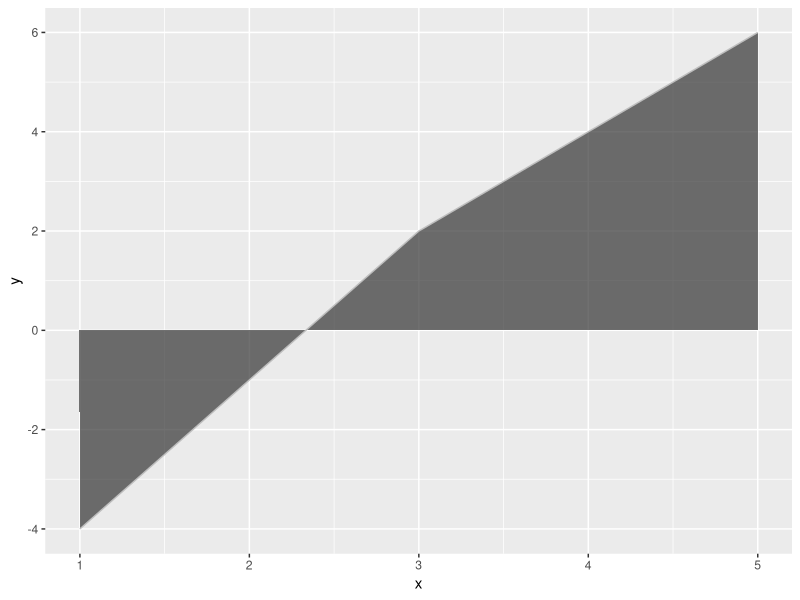
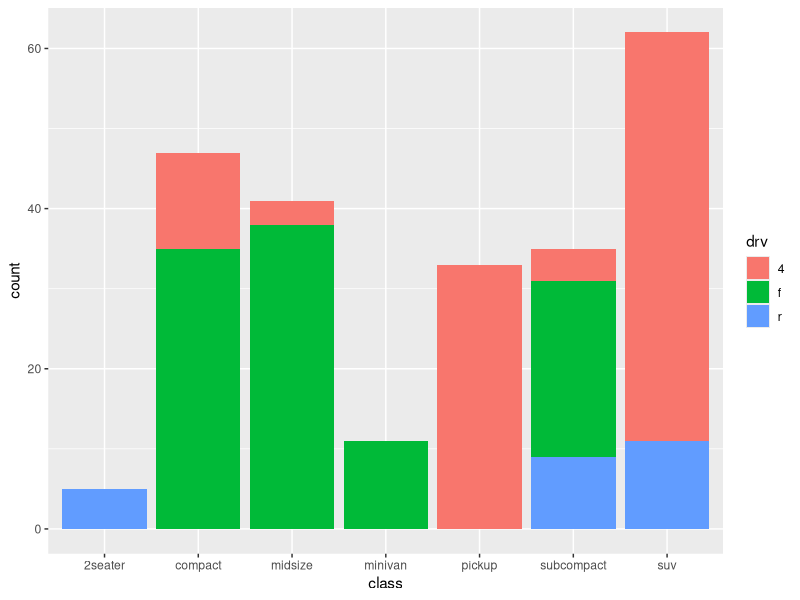
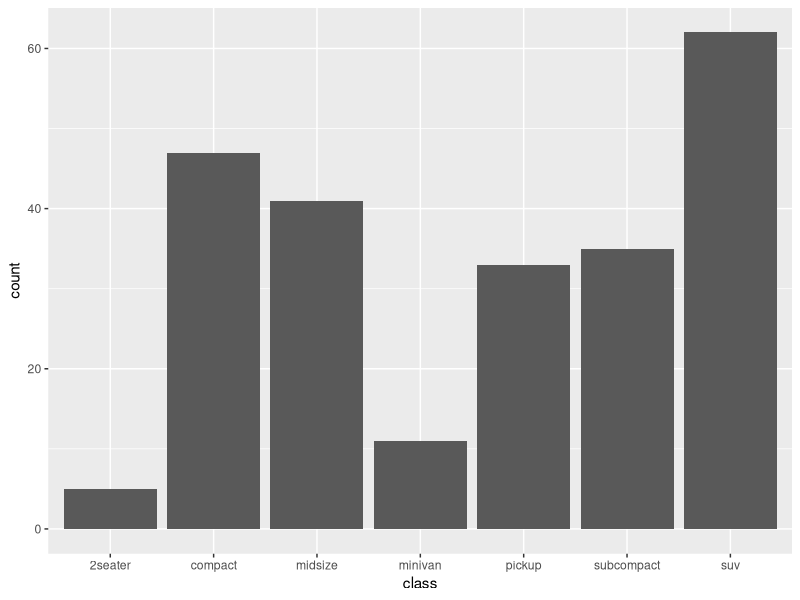
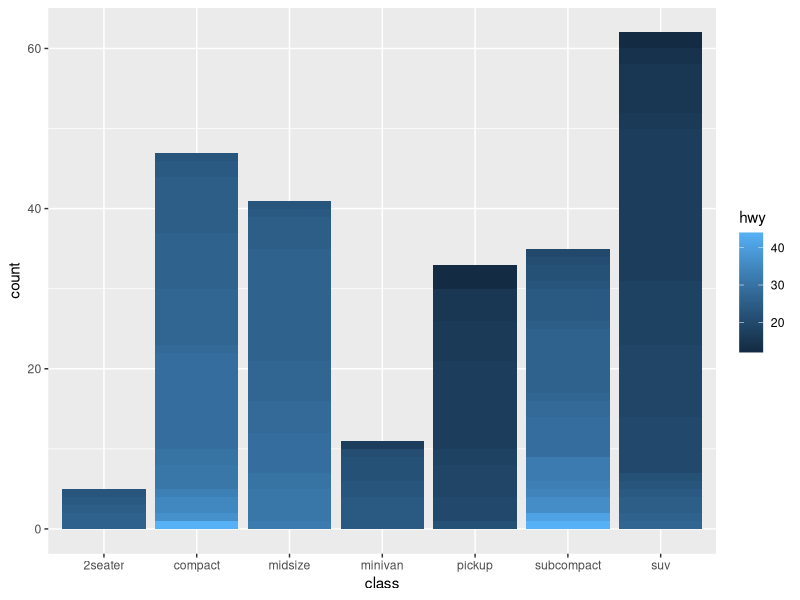
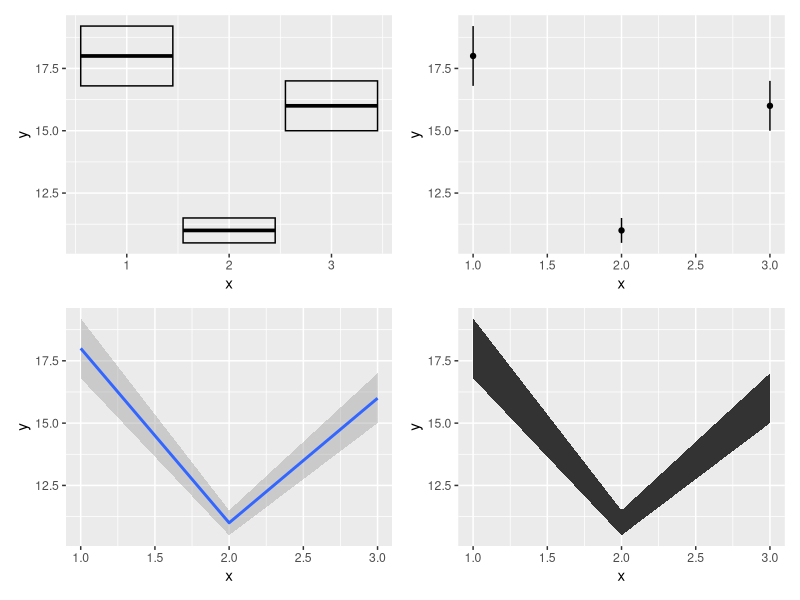

Recreate these plots in R, in order.
## ---- chunk 1
#| include: false
knitr::opts_chunk$set(
  results = "markup",
  collapse = TRUE,
  comment = ""
)
## ---- chunk 2
#| include: false
## library to inspect objects
library(tibble)
library(purrr)
library(rlang)
library(ggplot2)
library(scales)
library(dplyr)
library(patchwork)
## ---- chunk 3
df <- data.frame(
  x = c(3 ,1, 5),
  y = c(2,-4,6),
  label = c("a", "b", "c")
)

df |>
  ggplot(aes(x, y, label = label)) +
  geom_area(color = "gray", alpha = 0.7)

## ---- chunk 4
df <- data.frame(x = 1:3, y = 11:13, color = c(1,3,5))

xgrid <- with(df , seq(min(x), max(x), length.out = 10))
xgrid

approx(df$x, df$y, xout = xgrid)
## ---- chunk 5
# drv is character therefore treated equivalently to factor.
# Here, drv is also a group asthetic. So, for the finest grain grouping the values of fill aesthetic is the same. 
# Hence, they have the same color.
mpg |>
  ggplot(aes(class, fill = drv)) +
  geom_bar()

# Here, the latest grouping is `class`. For each group in class, there are multiple fill colors, so ggplot ignores individual
# color mappings altogether and gives a default gray color to all.
mpg |>
  ggplot(aes(class, fill = hwy )) + 
  geom_bar()

# Need to explicitly mention group aesthetic for continuous fill aesthetics.
mpg |>
  ggplot(aes(class, fill = hwy, group = hwy)) +
  geom_bar()

## ---- chunk 6
df <- data.frame(x = 1:3, y = c(18, 11, 16), se = c(1.2, 0.5, 1.0))
cb <- df |> ggplot(aes(x, y, ymin = y - se, ymax = y + se)) + geom_crossbar()
lr <- df |> ggplot(aes(x, y, ymin = y - se, ymax = y + se)) + geom_linerange() + geom_point()
sm <- df |> ggplot(aes(x, y, ymin = y - se, ymax = y + se)) + geom_smooth(stat = "identity")
rb <- df |> ggplot(aes(x, y, ymin = y - se, ymax = y + se)) + geom_ribbon()

cb + lr + sm + rb

## ---- chunk 7
df <- data.frame(x = rnorm(2000), y =  rnorm(2000))
